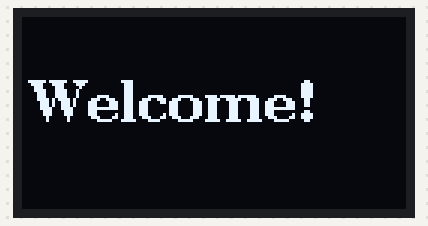
The sketch below on a simulated Arduino Uno, built with avr-gcc and run on an emulated ATmega328P. On the bench: 128×64 one-colour display.

Above: at 0.1 s.

The sketch:

helloWorld.ino
```cpp
#include <Wire.h>
#include <U8g2lib.h>

#define SCREEN_WIDTH 128
#define SCREEN_HEIGHT 64

U8G2_SH1106_128X64_NONAME_F_HW_I2C u8g2(U8G2_R0, U8X8_PIN_NONE);

void setup(void) {
  u8g2.begin();
}

void loop(void) {
  u8g2.firstPage();
  do {
    u8g2.setFont(u8g2_font_ncenB14_tr);
    u8g2.drawStr(3, 35, "Welcome!");
  } while (u8g2.nextPage());
}
```
